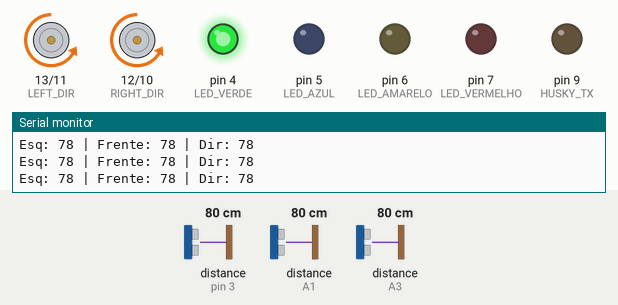
This sketch was run on a simulated Arduino Uno, built with avr-gcc and run on an emulated ATmega328P. Shown: direction and speed pins drawn as motors (green arrow = direction pin HIGH = forward, orange = LOW = backward, longer = more drive), output pins drawn as LEDs (lit = HIGH), the last lines printed to the serial monitor. Wiring (inferred from the names in the program): 3 × ultrasonic range finder: trigger pin 2, echo pin 3 / trigger A0, echo A1 / trigger A2, echo A3. The test bench sets the inputs (shaded band); at power-on: distance to the obstacle (sensors on A1, A3, pin 3) 80 cm. The echo pulse lasts 58.3 µs per cm; pins used as bus, display or sensor lines are not drawn.

Above: at 1.2 s.
1.3 s: distance to the obstacle (sensor on A1) set to 24 cm
4.3 s: distance to the obstacle (sensor on A1) set to 20 cm
At 4.6 s:
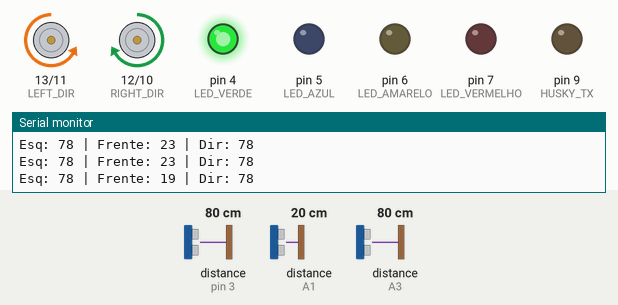
7.3 s: distance to the obstacle (sensor on A3) set to 26 cm
10.3 s: distance to the obstacle (sensor on A3) set to 21 cm
13.3 s: distance to the obstacle (sensor on A1) set to 35 cm
At 13.51 s:
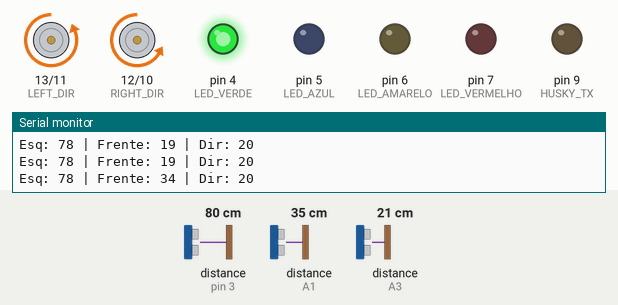
16.3 s: distance to the obstacle (sensor on pin 3) set to 9 cm
At 16.42 s:
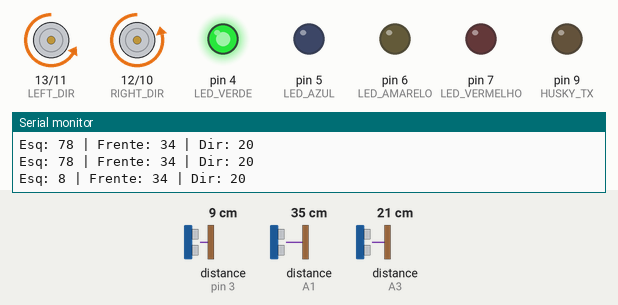
Timing chart, 0 to 20.3 s (numbered marks = the images above; inputs shaded):
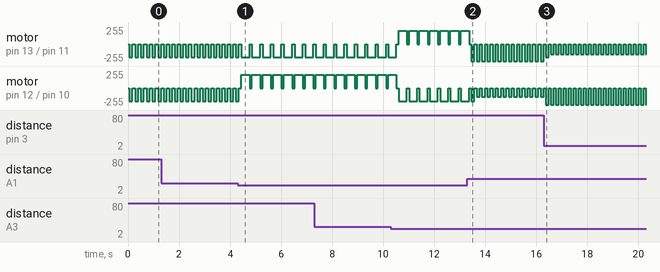

Measured:
- the behaviour switches between 22 and 21 cm on distance to the obstacle (sensor on A1) (found by bisection; images 0 and 1)
- after the input at 4.3 s, motor on pin 13 (LEFT_DIR) / pin 11 (LEFT_PWM): alternates backward 200/255 for 0.32 s and stopped for 0.10 s, starting after 0.46 s; motor on pin 12 (RIGHT_DIR) / pin 10 (RIGHT_PWM): alternates forward 200/255 for 0.32 s and stopped for 0.10 s, starting after 0.14 s
- after the input at 13.3 s, motor on pin 13 (LEFT_DIR) / pin 11 (LEFT_PWM): alternates backward 255/255 for 0.12 s and stopped for 0.09 s, starting after 0.15 s
- by itself, motor on pin 13 (LEFT_DIR) / pin 11 (LEFT_PWM), motor on pin 12 (RIGHT_DIR) / pin 10 (RIGHT_PWM): alternates backward 200/255 for 0.12 s and stopped for 0.10 s

The sketch:

LABIRINTO_SENSORES_2.ino
```cpp
// ===============================================
// 🚗 LABIRINTO – REGRA DA DIREITA + CENTRAGEM (3x HC-SR04)
// Projeto: AI CHALLENGER – AzoresBot
// Driver: L298P  (M1: DIR=12 PWM=10) (M2: DIR=13 PWM=11)
// Sensores: Frente(A0/A1), Esquerda(2/3), Direita(A2/A3)
// Notas: corredores ~40 cm; alvo ~10 cm de cada parede
// ===============================================

// ---------- SENSORES ----------
#define TRIG_F A0
#define ECHO_F A1
#define TRIG_L 2
#define ECHO_L 3
#define TRIG_R A2
#define ECHO_R A3

// ---------- MOTORES (L298P) ----------
#define RIGHT_DIR 12
#define RIGHT_PWM 10
#define LEFT_DIR  13
#define LEFT_PWM  11

// ---------- RESERVADOS (sem uso agora) ----------
#define HUSKY_RX 8
#define HUSKY_TX 9
#define LED_VERDE 4
#define LED_AZUL 5
#define LED_AMARELO 6
#define LED_VERMELHO 7
// OLED I2C: A4/A5

// ---------- CONFIG ----------
#define FRONT_CLEAR      20   // Frente livre se > 20 cm
#define RIGHT_CLEAR      22   // Direita precisa estar um pouco mais folgada
#define LEFT_CLEAR       20
#define MIN_SIDE_DIST     7   // Corrige se ficar < ~7 cm da parede
#define TARGET_SIDE_DIST 10   // Alvo ~10 cm de cada lado

#define BASE_SPEED      200   // Velocidade base (0–255)
#define MAX_DELTA        70   // Máx. correção diferencial aplicada aos PWMs
#define KP               4    // Ganho proporcional simples (ajusta em testes)

#define STEP_MS         120   // Passo curto a direito
#define STOP_MS          60   // Paragem breve entre passos
#define TURN_90_MS      320   // Ajusta ao teu chassis (≈90°)
#define TURN_180_MS     640   // ≈180° (podes duplicar do 90)

#define PULSE_TIMEOUT 30000UL // us (~5 m)

// ---------- UTILS ----------
long medirCru(unsigned trigPin, unsigned echoPin) {
  digitalWrite(trigPin, LOW);  delayMicroseconds(2);
  digitalWrite(trigPin, HIGH); delayMicroseconds(10);
  digitalWrite(trigPin, LOW);
  unsigned long dur = pulseIn(echoPin, HIGH, PULSE_TIMEOUT);
  if (dur == 0) return 200; // sem eco → assume longe
  return (long)(dur * 0.034 / 2.0);
}

// Mediana de 3 leituras para estabilidade
long medirCM(unsigned trigPin, unsigned echoPin) {
  long a = medirCru(trigPin, echoPin);
  long b = medirCru(trigPin, echoPin);
  long c = medirCru(trigPin, echoPin);
  // ordena 3 valores rapidamente
  if (a > b) { long t=a; a=b; b=t; }
  if (b > c) { long t=b; b=c; c=t; }
  if (a > b) { long t=a; a=b; b=t; }
  return b; // mediana
}

void stopMotors() {
  analogWrite(RIGHT_PWM, 0);
  analogWrite(LEFT_PWM, 0);
}

void drive(int leftSpd, int rightSpd, int ms) {
  // Direção: LOW = frente; HIGH = marcha-atrás (ajusta se o teu wiring for o inverso)
  digitalWrite(LEFT_DIR,  (leftSpd  >= 0) ? LOW : HIGH);
  digitalWrite(RIGHT_DIR, (rightSpd >= 0) ? LOW : HIGH);
  leftSpd  = constrain(abs(leftSpd),  0, 255);
  rightSpd = constrain(abs(rightSpd), 0, 255);
  analogWrite(LEFT_PWM,  leftSpd);
  analogWrite(RIGHT_PWM, rightSpd);
  delay(ms);
}

void forwardStep(int leftSpd, int rightSpd) {
  drive(leftSpd, rightSpd, STEP_MS);
  stopMotors();
  delay(STOP_MS);
}

void turnRight90() {
  // Pivot: roda direita para trás, esquerda para a frente
  drive(+BASE_SPEED, -BASE_SPEED, TURN_90_MS);
  stopMotors(); delay(STOP_MS);
}

void turnLeft90() {
  drive(-BASE_SPEED, +BASE_SPEED, TURN_90_MS);
  stopMotors(); delay(STOP_MS);
}

void turnBack180() {
  drive(-BASE_SPEED, +BASE_SPEED, TURN_180_MS);
  stopMotors(); delay(STOP_MS);
}

// ---------- SETUP ----------
void setup() {
  pinMode(TRIG_F, OUTPUT); pinMode(ECHO_F, INPUT);
  pinMode(TRIG_L, OUTPUT); pinMode(ECHO_L, INPUT);
  pinMode(TRIG_R, OUTPUT); pinMode(ECHO_R, INPUT);

  pinMode(RIGHT_DIR, OUTPUT); pinMode(RIGHT_PWM, OUTPUT);
  pinMode(LEFT_DIR,  OUTPUT); pinMode(LEFT_PWM,  OUTPUT);

  pinMode(HUSKY_RX, INPUT);
  pinMode(HUSKY_TX, OUTPUT);
  pinMode(LED_VERDE, OUTPUT);
  pinMode(LED_AZUL, OUTPUT);
  pinMode(LED_AMARELO, OUTPUT);
  pinMode(LED_VERMELHO, OUTPUT);

  Serial.begin(9600);
  Serial.println(F("=== LABIRINTO: Regra da Direita + Centragem ==="));
  digitalWrite(LED_VERDE, HIGH); // alive
}

// ---------- LOOP ----------
void loop() {
  long distE = medirCM(TRIG_L, ECHO_L);
  long distF = medirCM(TRIG_F, ECHO_F);
  long distD = medirCM(TRIG_R, ECHO_R);

  Serial.print(F("Esq: ")); Serial.print(distE);
  Serial.print(F(" | Frente: ")); Serial.print(distF);
  Serial.print(F(" | Dir: ")); Serial.println(distD);

  // 1) Se frente livre → avança corrigindo para o centro
  if (distF > FRONT_CLEAR) {
    // Fica atento se estiver a “roçar” numa parede
    if (distE < MIN_SIDE_DIST) {
      // colado à esquerda → puxa ligeiro para direita
      forwardStep(BASE_SPEED - 0, BASE_SPEED + 40);
      return;
    }
    if (distD < MIN_SIDE_DIST) {
      // colado à direita → puxa ligeiro para esquerda
      forwardStep(BASE_SPEED + 40, BASE_SPEED - 0);
      return;
    }

    // Correção proporcional simples para centragem
    // erro > 0 => mais espaço à direita => virar um pouco à direita (reduz esquerdo, aumenta direito)
    long erro = distD - distE;               // alvo ideal ~0
    long delta = constrain(erro * KP, -MAX_DELTA, +MAX_DELTA);
    int l = constrain(BASE_SPEED - delta, 0, 255);
    int r = constrain(BASE_SPEED + delta, 0, 255);
    forwardStep(l, r);
    return;
  }

  // 2) Sem frente: tenta direita (regra da mão direita)
  if (distD > RIGHT_CLEAR) {
    turnRight90();
    return;
  }

  // 3) Direita fechada mas esquerda livre
  if (distE > LEFT_CLEAR) {
    turnLeft90();
    return;
  }

  // 4) Cul-de-sac: meia-volta
  turnBack180();
}
```
